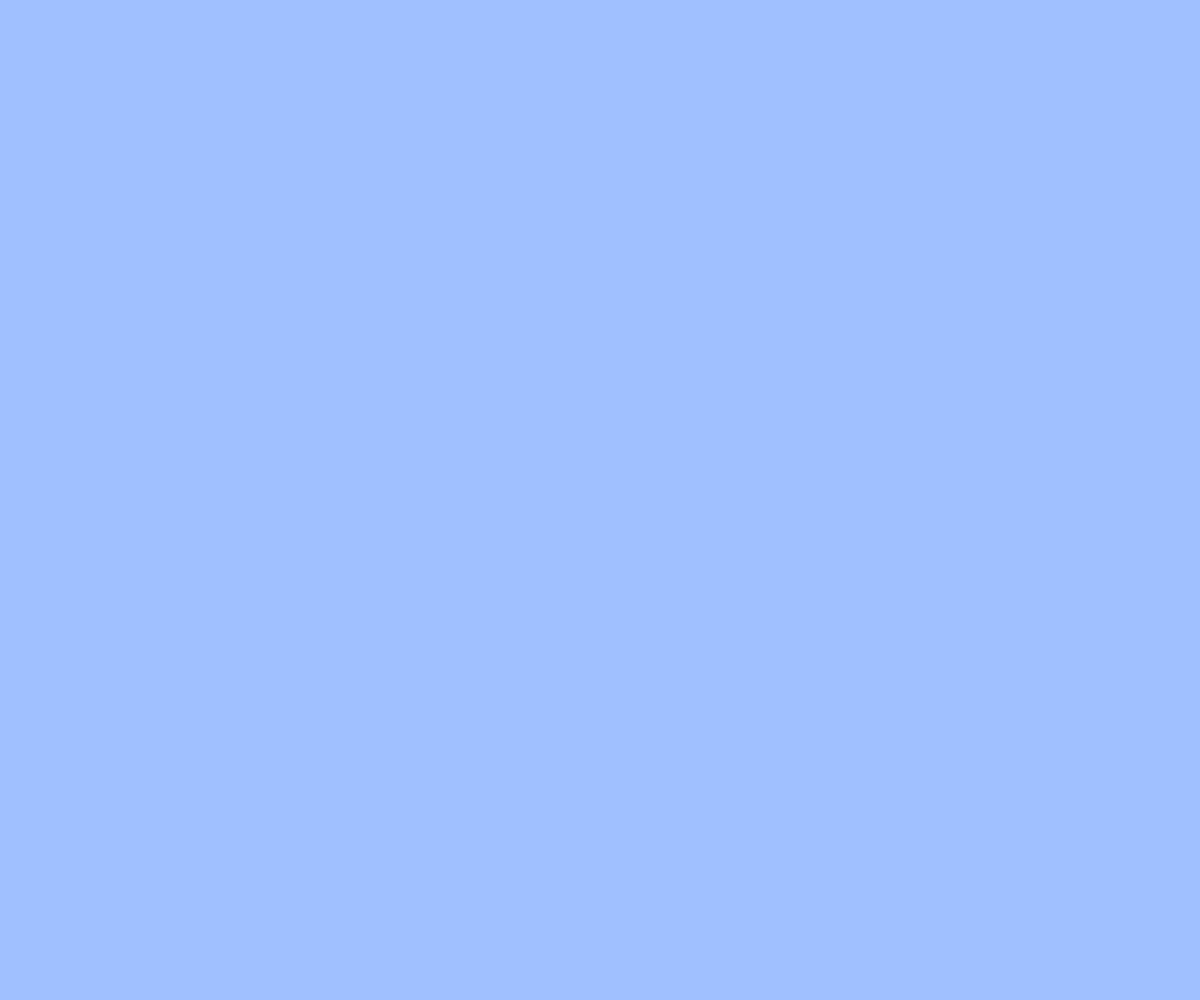
Frame 1 (no input)
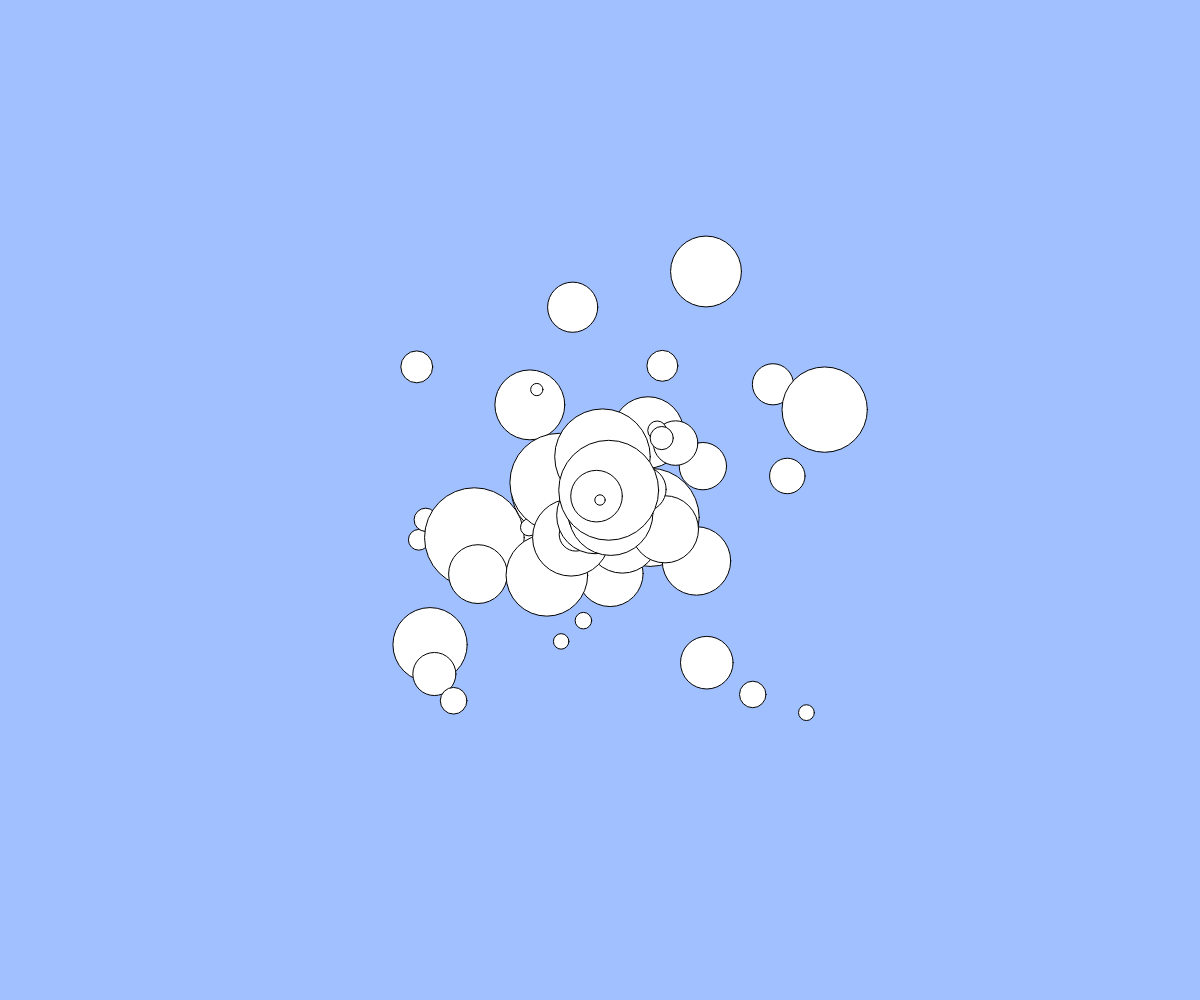
Frame 60 (no input)
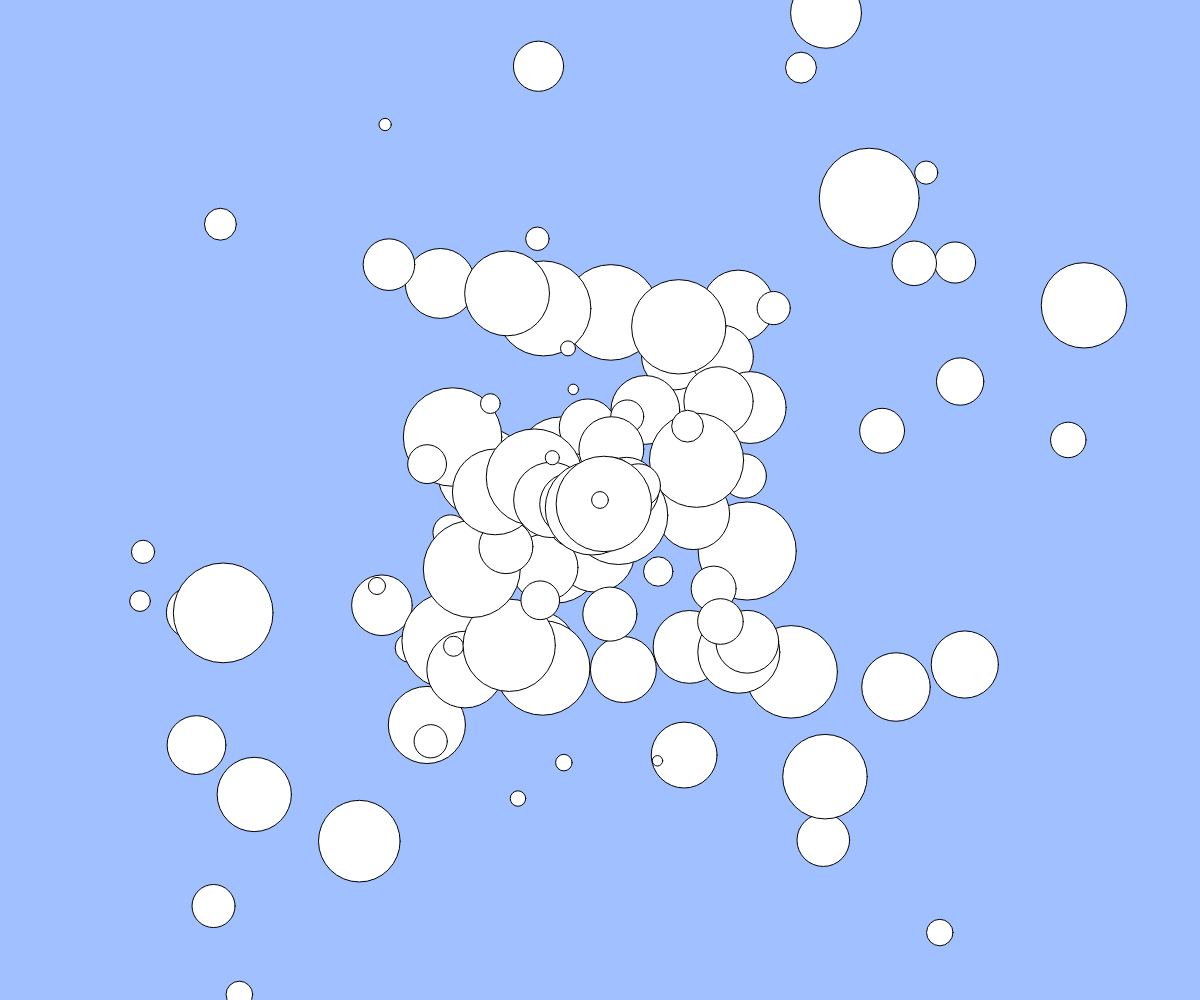
Frame 120 (the mouse pressed at the canvas centre since frame 60)

The p5.js sketch that drew these frames (run headless with seeded random() and noise() and a simulated clock; from frame 60 on, the mouse is pressed at the canvas centre):

// p5.js sketch
// ── sketch.js
//　テキスト「オブジェクト」
// 練習問題：ボールのサイズをランダムに変更してみよう
// 練習問題：何も操作しなくてもボールが湧いてくる機能を追加しよう

let balls;

function setup(){
  createCanvas(windowWidth, windowHeight);
  balls = [];
}

function draw(){
  background(160, 192, 255);
    for(let i = 0; i < balls.length; i++){
      let b = balls[i];
      ellipse(b.x, b.y, b.size);
      b.x += b.vx;
      b.y += b.vy;
    }
    const b = { x: windowWidth / 2, y: windowHeight / 2, size: random(10,100), vx: random(-5,5), vy: random(-5,5)};
    balls.push(b);
}

function windowResized(){
  resizeCanvas(windowWidth, windowHeight);
}
